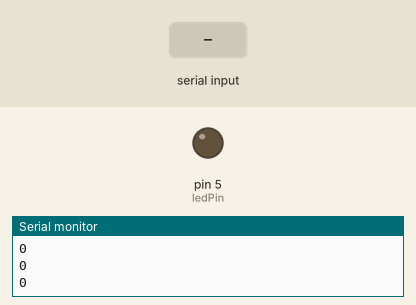
Recording of a sketch running on a simulated Arduino Uno, built with avr-gcc and run on an emulated ATmega328P. On the bench: output pins drawn as LEDs (lit = HIGH), the last lines printed to the serial monitor. The inputs (shaded band) are chosen by the test bench.

Above: at 1.0 s.
1.1 s: byte 30 received over Serial
At 1.7 s:
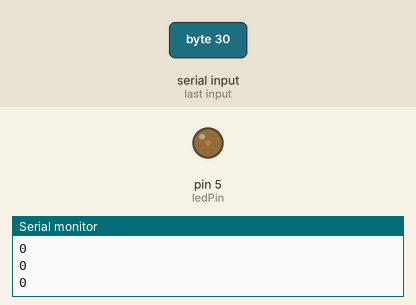
2.7 s: byte 90 received over Serial
At 4.1 s:
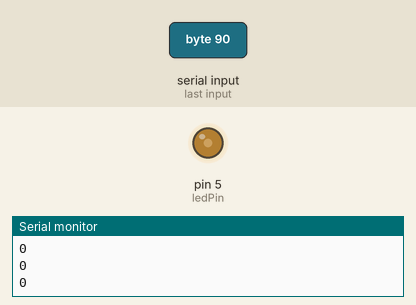
Timing chart, 0 to 5.7 s (numbered marks = the images above; inputs shaded):
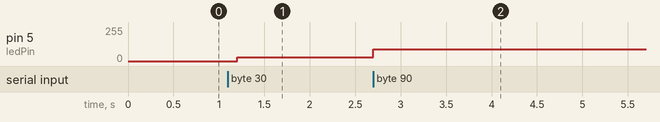

The sketch:

serial_ex2.ino
```cpp
int ledPin = 5;

void setup() {
  Serial.begin(9600);
  pinMode(ledPin, OUTPUT);
  while (Serial.available() <= 0) {
    Serial.println("0"); // send a starting message
    delay(300);              // wait 1/3 second
  }
}

void loop() {
  while (Serial.available() > 0) {
    // read the incoming byte:
   int inByte = Serial.read();
    analogWrite(ledPin, inByte);
    Serial.println("0");
  }
}
```

Measured:
- after the input at 1.1 s, pin 5 (ledPin): 0/255 → 30/255 after 0.10 s
- after the input at 2.7 s, pin 5 (ledPin): 30/255 → 90/255 at once
